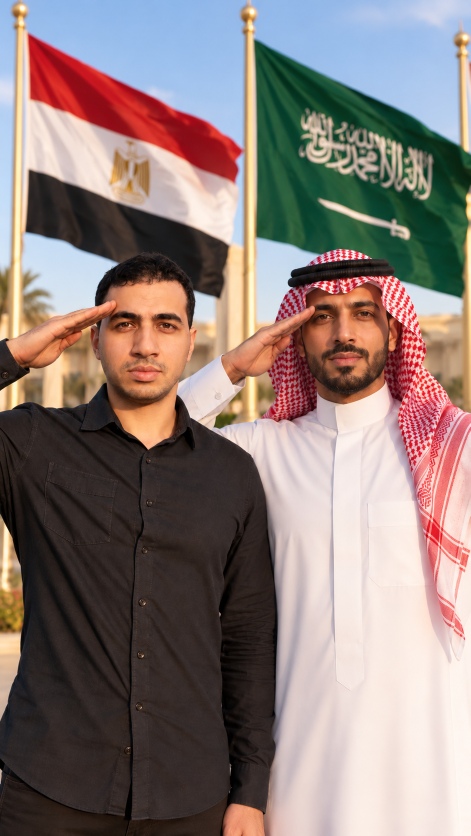
#> input picture projects/egypt-saudi-salute/assets/photo.png, 941 x 1672 px, found by its file name (shown at 1/2 size)
$ python make_plate.py
#> lines starting #> are read from the running program, lines starting #| are printed output that depends on the picture; after the words box and inside, x2 and y2 are one past the last pixel; in counts of white or black regions, pixels touching at a corner belong together
# Builds plate@2x.jpg: the background behind the people, flags removed (sky inpainted) so wind-displaced flags never double.
import cv2, numpy as np, os
src = 'assets/photo@2x.jpg' if os.path.exists('assets/photo@2x.jpg') else None
im1 = cv2.imread('assets/photo.png')
#> im1 is the input picture: shape (1672, 941, 3); mean B, G, R 119.9, 124, 139.4
p2 = cv2.imread(src) if src else cv2.resize(im1, None, fx=2, fy=2, interpolation=cv2.INTER_CUBIC)
if not src: cv2.imwrite('assets/photo@2x.jpg', p2, [cv2.IMWRITE_JPEG_QUALITY, 94]); print('placeholder bicubic photo@2x')
#| placeholder bicubic photo@2x
H, W = p2.shape[:2]
#> H = 3344; W = 1882
# one joint hole = people + flags, so the fill only borrows sky, poles and buildings
a = cv2.imread('assets/fg.png', cv2.IMREAD_UNCHANGED)[:, :, 3]
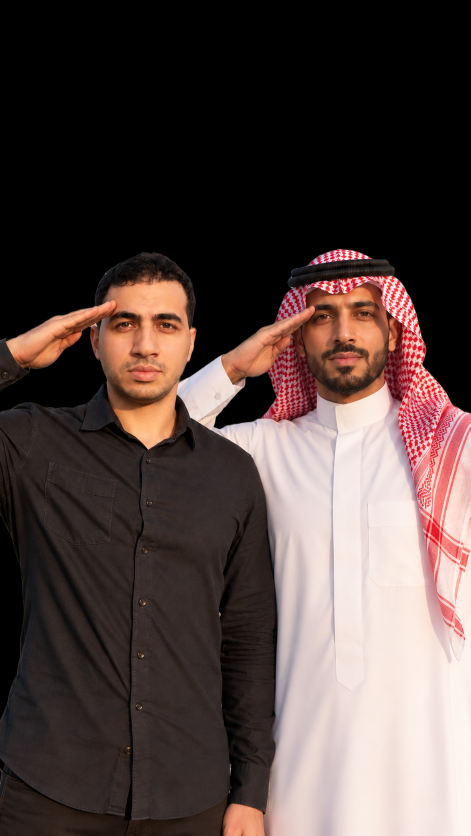
#> input picture projects/egypt-saudi-salute/assets/fg.png, 941 x 1672 px, found by its file name (shown at 1/2 size)
#> a: shape (1672, 941); min 0, max 255, mean 155
m = cv2.dilate((a > 20).astype(np.uint8) * 255, np.ones((25, 25), np.uint8))
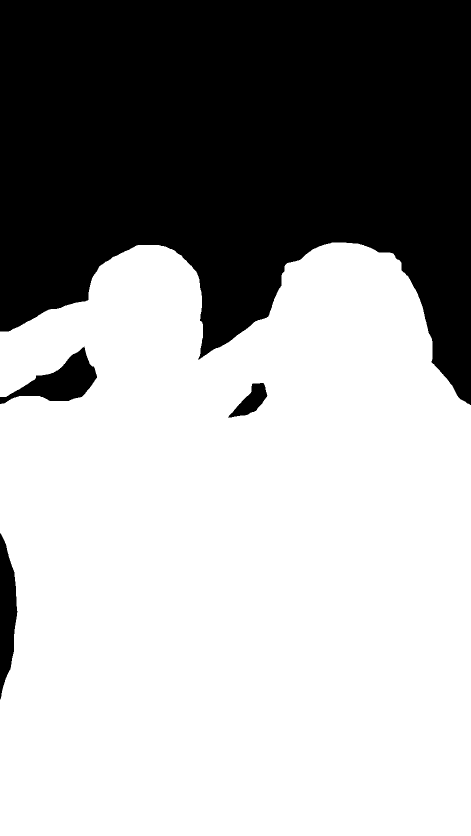
#> m: shape (1672, 941) (shown at 1/2 size); 63.9% white; 4 black regions, box (x1, y1, x2, y2) and area: (0, 0, 941, 810) 548965, (0, 693, 194, 808) 9041, (0, 1066, 35, 1399) 7504, (456, 766, 535, 835) 2428
fm = cv2.imread('assets/flagmask.png', 0)
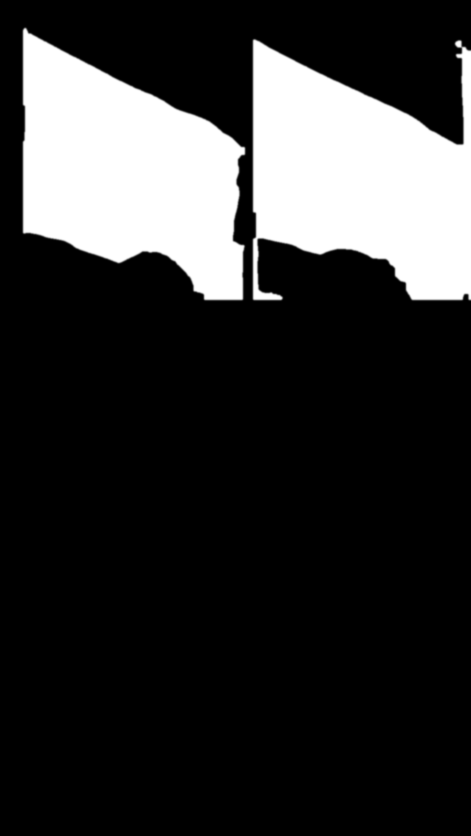
#> input picture projects/egypt-saudi-salute/assets/flagmask.png, 941 x 1672 px, found by its file name (shown at 1/2 size)
#> fm is the input picture: shape (1672, 941); min 0, max 255, mean 49.8
fmd = cv2.dilate((fm > 60).astype(np.uint8) * 255, np.ones((9, 9), np.uint8))
#> fmd: shape (1672, 941); 20.9% white; 2 white regions, box (x1, y1, x2, y2) and area: (501, 74, 941, 605) 166083, (41, 51, 495, 605) 162933
hole = m | fmd
#> hole: shape (1672, 941); 84.1% white; 6 black regions, box (x1, y1, x2, y2) and area: (0, 0, 941, 720) 212132, (842, 598, 941, 810) 13597, (0, 693, 194, 808) 9041, (0, 1066, 35, 1399) 7504, (520, 482, 612, 583) 5130, (456, 766, 535, 835) 2428
s = 0.3; small = cv2.resize(im1, None, fx=s, fy=s, interpolation=cv2.INTER_AREA)
hs = cv2.resize(hole, (small.shape[1], small.shape[0]), interpolation=cv2.INTER_NEAREST)
#> hs: shape (502, 282); 83.9% white; 6 black regions, box (x1, y1, x2, y2) and area: (0, 0, 282, 216) 19376, (253, 182, 282, 243) 1193, (0, 209, 59, 243) 808, (0, 321, 11, 421) 721, (156, 145, 184, 176) 463, (138, 230, 161, 251) 220
inp = cv2.inpaint(small, hs, 12, cv2.INPAINT_TELEA)
# sky rows: replace the fill with the row's real sky colour (no pole streaks in the sky)
sm = small.astype(np.int16); skyp = (sm[:, :, 0] - sm[:, :, 2] > 25) & (sm[:, :, 0] > 150) & (hs == 0)
#> after `skyp = (sm[:, :, 0] - sm[:, :, 2] > 25) & (sm[:, :, 0] > 150) & (hs ==`:
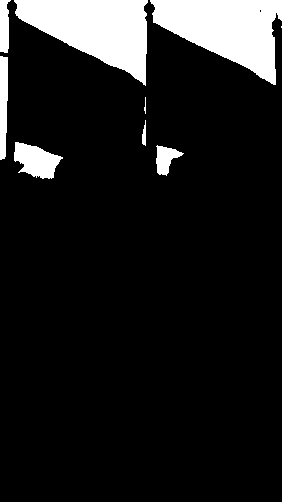
#> skyp: shape (502, 282) bool; 11.3% white; 9 white regions (1 under 20 px), largest, box (x1, y1, x2, y2) and area: (14, 0, 148, 86) 6586, (150, 0, 282, 85) 6554, (14, 142, 63, 179) 1123
ytop = int(640 * s); last = None
for y in range(ytop):
    row = small[y][skyp[y]]
    col = np.median(row, 0) if len(row) > 8 else last
    if col is None: continue
    last = col
    k = np.clip((ytop - y) / (60 * s), 0, 1)  # fade to Telea near the buildings
    inp[y][hs[y] > 0] = (inp[y][hs[y] > 0] * (1 - k) + col * k).astype(np.uint8)
#> this loop made 192 passes
#> last on passes 1 to 3: [233, 184, 146], [233, 184, 146], [233, 184, 146]
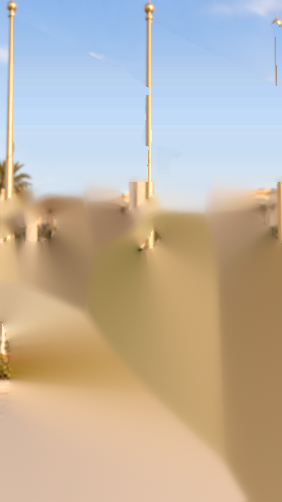
#> inp: shape (502, 282, 3); mean B, G, R 164.1, 179.3, 191
inp = cv2.GaussianBlur(cv2.resize(inp, (W, H), interpolation=cv2.INTER_CUBIC), (0, 0), 9)
#> inp: shape (3344, 1882, 3)
ff = cv2.resize(cv2.GaussianBlur(hole, (0, 0), 4), (W, H)).astype(np.float32)[:, :, None] / 255
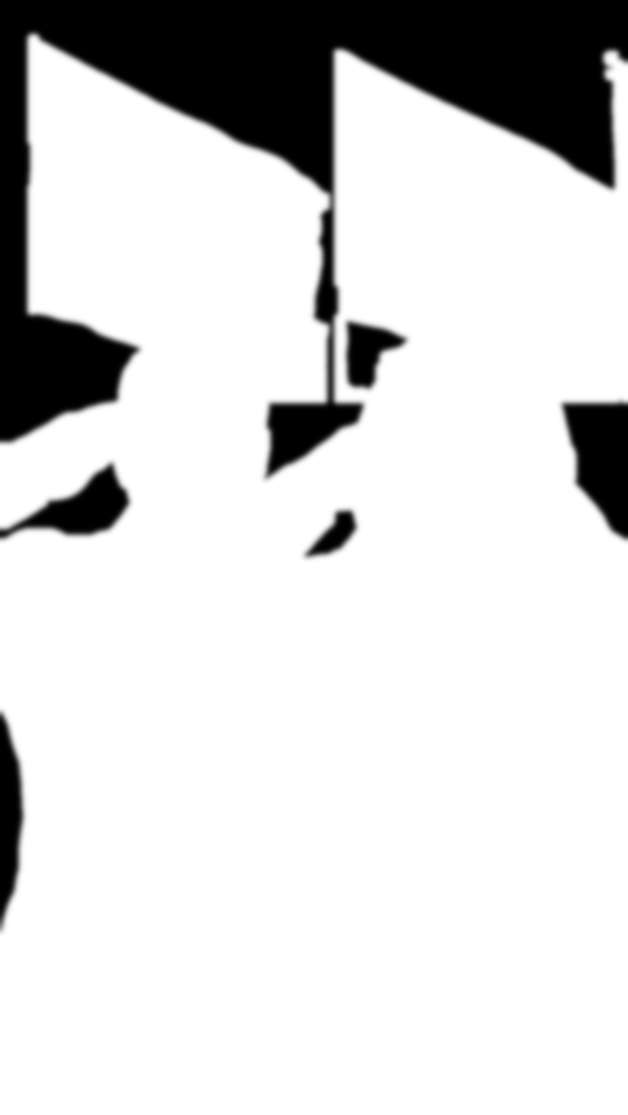
#> ff: shape (3344, 1882, 1) float32 (shown at 1/3 size); min 0, max 1, mean 0.841
plate = (p2 * (1 - ff) + inp * ff).astype(np.uint8)
cv2.imwrite('assets/plate@2x.jpg', plate, [cv2.IMWRITE_JPEG_QUALITY, 92])
cv2.imwrite('/tmp/claude-0/-home-user-kosif-tool/d758488b-c8f1-57b4-af58-3bc7882c4b5c/scratchpad/plate.jpg', cv2.resize(plate, (470, 836)))
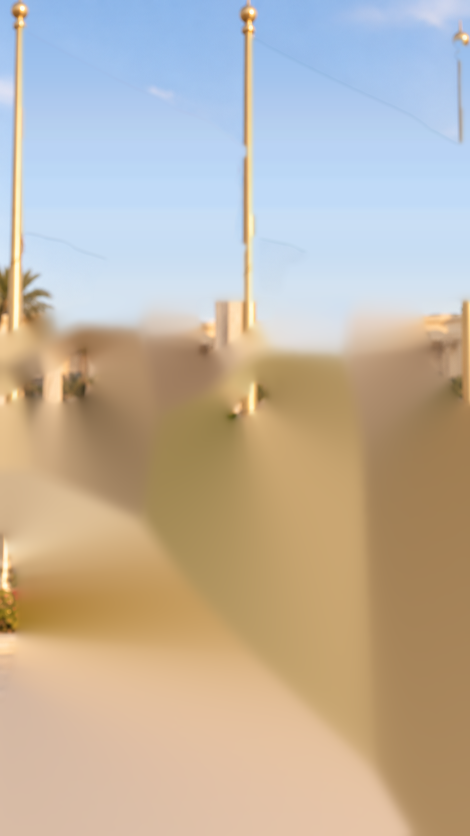
#> saved as plate.jpg: shape (836, 470, 3); mean B, G, R 163.9, 179.2, 191
print('plate', plate.shape)
#| plate (3344, 1882, 3)
